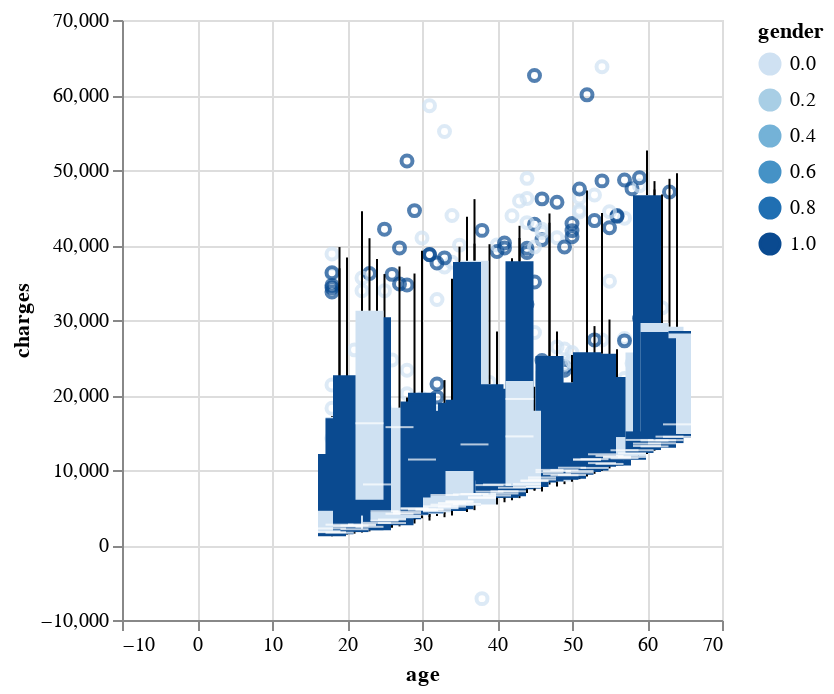

Notebook code for this chart:
### Markdown cell above
#### P) Create a „side-by-side-boxplot“ of your choice. Comment this plot.

### Code cell
boxplot = (
    alt.Chart(df)
    .mark_boxplot()
    .encode(
        x=alt.X("age", axis=alt.Axis(title="age")),
        y=alt.Y("charges", axis=alt.Axis(title="charges")),
        color=alt.Color("gender", legend=alt.Legend(title="gender")),
    )
)

boxplot.show()

### Figure 1 — Vega-Lite specification as saved in the notebook (floating-point values rounded to 4 significant figures; data arrays with more than 128 entries replaced by an {"elided": "..."} marker saying what was removed)
{"config": {"view": {"continuousWidth": 300, "continuousHeight": 300}}, "data": {"name": "data-64b2f899465d42fcbb02d2e5e7dd0db3"}, "mark": {"type": "boxplot"}, "encoding": {"color": {"field": "gender", "legend": {"title": "gender"}, "type": "quantitative"}, "x": {"axis": {"title": "age"}, "field": "age", "type": "quantitative"}, "y": {"axis": {"title": "charges"}, "field": "charges", "type": "quantitative"}}, "$schema": "https://vega.github.io/schema/vega-lite/v5.20.1.json", "datasets": {"data-64b2f899465d42fcbb02d2e5e7dd0db3": {"elided": "1337 records"}}}
